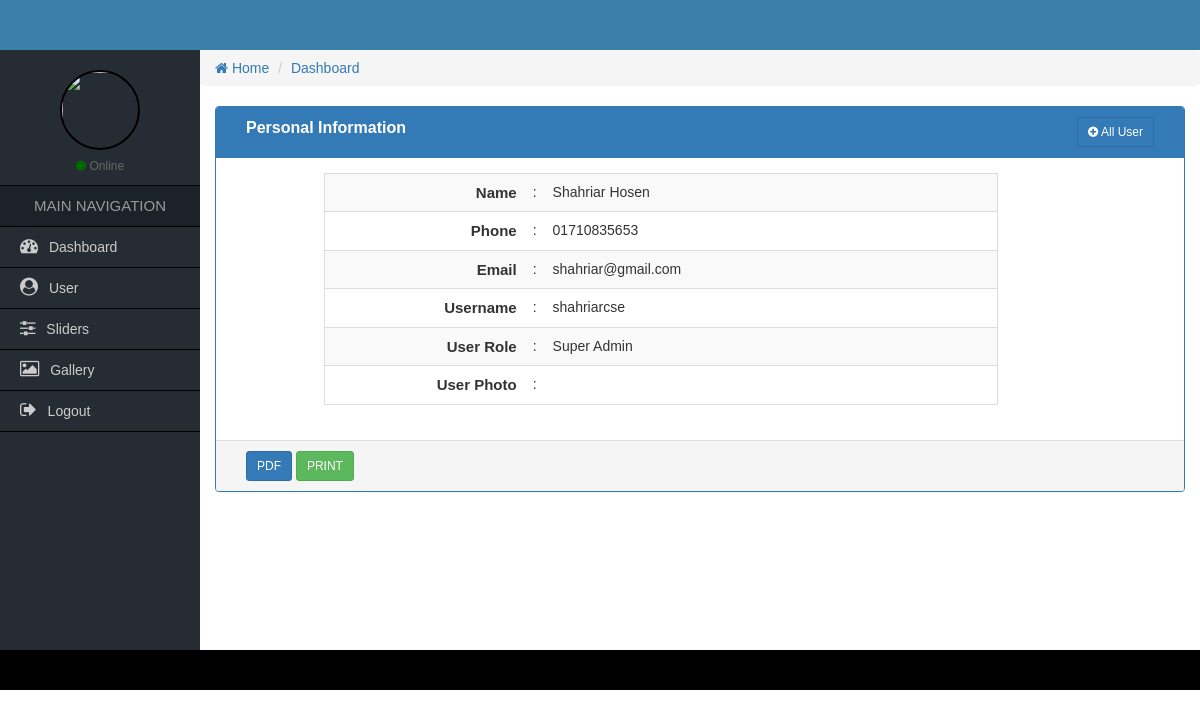
/admin/view-user.php?viewId=1, run on an earlier commit of the app's database.
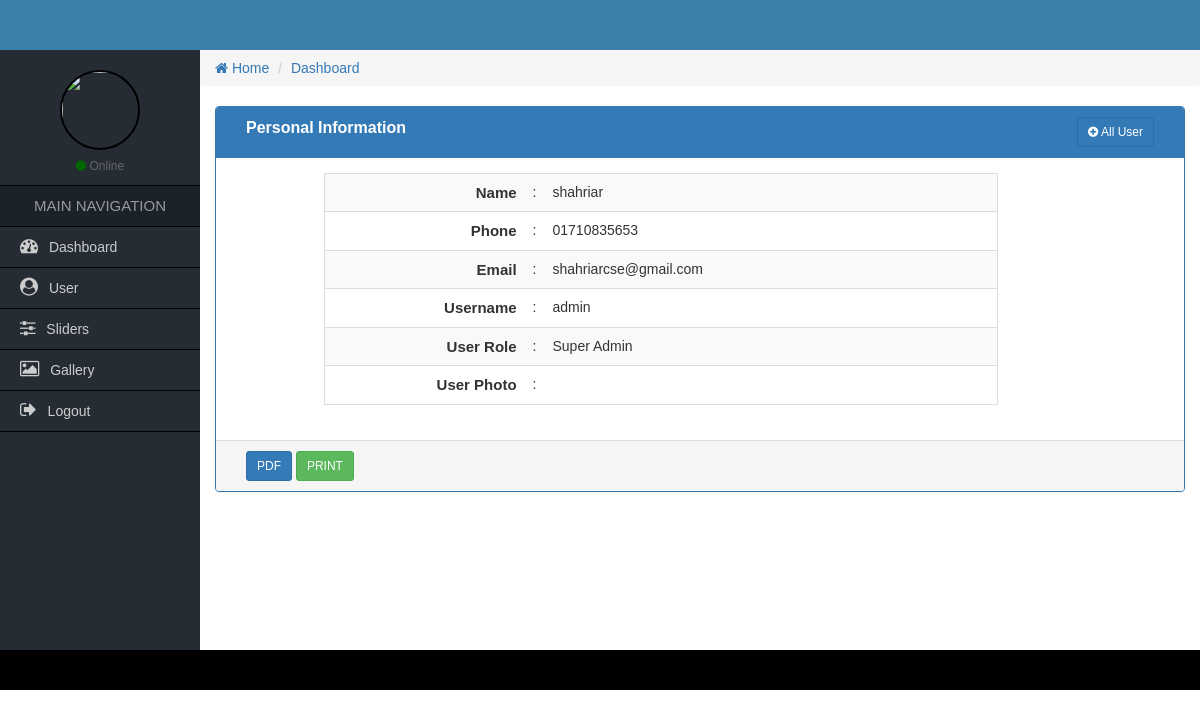
And on a later commit of the database.
### tables this page shows
CREATE TABLE `tbl_user` (
  `id` int(11) NOT NULL,
  `name` varchar(50) NOT NULL,
  `phone` varchar(25) NOT NULL,
  `email` varchar(50) NOT NULL,
  `username` varchar(50) NOT NULL,
  `password` varchar(50) NOT NULL,
  `role_id` int(11) NOT NULL,
  `image` varchar(255) NOT NULL
);

CREATE TABLE `tbl_user_role` (
  `role_id` int(11) NOT NULL,
  `role_name` varchar(25) NOT NULL
);

### admin/view-user.php (the view, shortened to what this page needs)
<?php
    require_once('functions/admin-functions.php');
    $id = $_REQUEST['viewId'];
?>
<div class="col-md-12">
    <div class="panel panel-primary">
        <div class="panel-heading">
            <div class="col-md-9 heading_title">
                Personal Information
             </div>
             <div class="col-md-3 text-right">
                <a href="all-user.php" class="btn btn-sm btn btn-primary"><i class="fa fa-plus-circle"></i> All User</a>
            </div>
            <div class="clearfix"></div>
        </div>
      <div class="panel-body">
          <div class="col-md-1">
          </div>
          <div class="col-md-9">
            <table class="table table-hover table-striped table-responsive view_table_cus">
                <?php
                      $query = "SELECT * FROM tbl_user NATURAL JOIN tbl_user_role WHERE id='$id' ";
                      $sqlQuery = mysqli_query($dbconnect, $query);
                      $row = mysqli_fetch_array($sqlQuery);
                 ?>
                <tr>
                    <td>Name</td>
                    <td>:</td>
                    <td><?php echo $row['name']; ?></td>
                </tr>
                <tr>
                    <td>Phone</td>
                    <td>:</td>
                    <td><?php echo $row['phone']; ?></td>
                </tr>
                <tr>
                    <td>Email</td>
                    <td>:</td>
                    <td><?php echo $row['email']; ?></td>
                </tr>
                <tr>
                    <td>Username</td>
                    <td>:</td>
                    <td><?php echo $row['username']; ?></td>
                </tr>
                <tr>
                    <td>User Role</td>
                    <td>:</td>
                    <td><?php echo $row['role_name']; ?></td>
                </tr>
                <tr>
                    <td>User Photo</td>
                    <td>:</td>
                    <td><img class="userPhoto" src="uploads/<?php echo $row['image']; ?>" width="100" alt=""></td>
                </tr>
            </table>
          </div>
          <div class="col-md-2">
          </div>
      </div>
      <div class="panel-footer">
        <div class="col-md-4">
            <a href="#" class="btn btn-sm btn-primary">PDF</a>
            <a href="#" class="btn btn-sm btn-success">PRINT</a>
        </div>
        <div class="col-md-4">
        </div>
        <div class="col-md-4 text-right">
        </div>
        <div class="clearfix"></div>
      </div>
    </div>
</div>

What changed in the data, as far as the page shows it:
changed tbl_user "Super Admin": name "Shahriar Hosen" → "shahriar"; email "shahriar@gmail.com" → "shahriarcse@gmail.com"; username "shahriarcse" → "admin"
